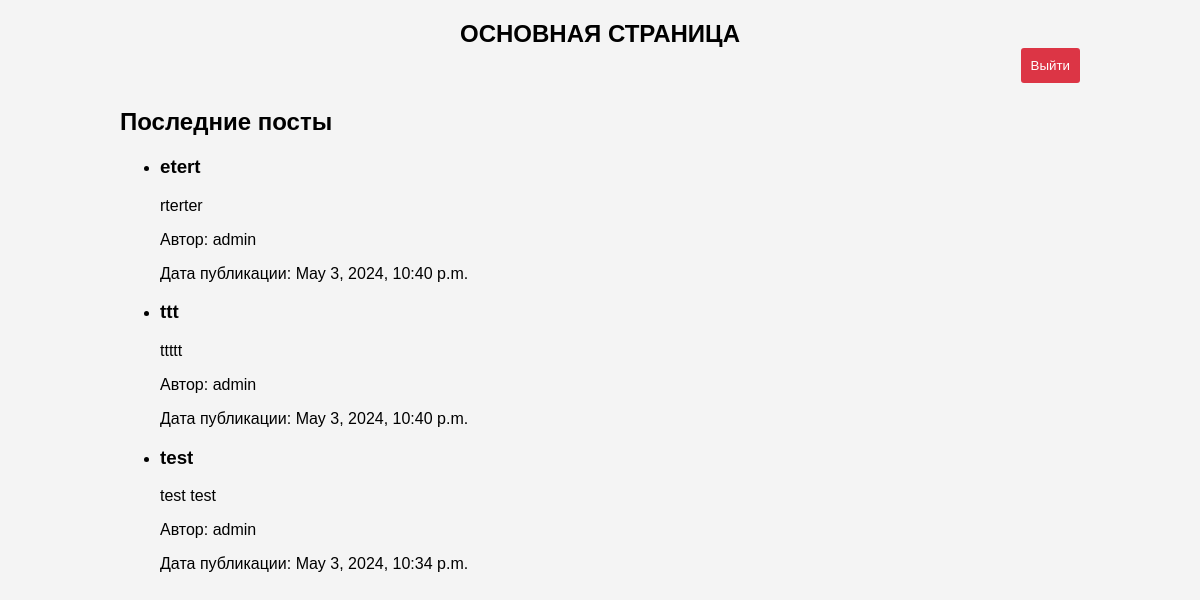
The app's page / (signed in) with its own data.
### Polls/models.py (models this page shows, shortened)
class Article(models.Model):
    title = models.CharField(max_length=100)
    content = models.TextField()
    author = models.ForeignKey(User, on_delete=models.CASCADE)
    created_at = models.DateTimeField(auto_now_add=True)

### Polls/views.py (the view)
# urls.py: path('', views.main, name="main"),
def main(request):
    if request.method == 'GET':
        if request.user.is_authenticated:
            articles = Article.objects.order_by('-created_at')[:10]
            return render(request, "main.html", {'articles': articles})
        else:
            return redirect("register")

### Polls/templates/main.html (shortened to what this page needs)
{% load static %}
<html lang="en">
<head>
    <link rel="stylesheet" href="{% static 'styles.css' %}">
</head>
<body>
    <header class="header">
        <div class="container">
            <h1>Основная страница</h1>
            {% if user.is_authenticated %}
            <form action="{% url 'logout' %}" method="post" style="display: inline;">
                <button type="submit" class="button">Выйти</button>
            </form>
            {% else %}
            <a href="{% url 'login' %}" class="button">Login</a>
            <a href="{% url 'register' %}" class="button">Register</a>
            {% endif %}
        </div>
    </header>
    <div class="container">
        <h2>Последние посты</h2>
        {% if articles %}
        <ul>
            {% for article in articles %}
            <li>
                <h3>{{ article.title }}</h3>
                <p>{{ article.content }}</p>
                <p>Автор: {{ article.author }}</p>
                <p>Дата публикации: {{ article.created_at }}</p>
            </li>
            {% endfor %}
        </ul>
        {% else %}
        <p>Нет постов</p>
        {% endif %}
    </div>
</body>
</html>

### Polls/static/styles.css (style rules this page uses)
body { font-family: Arial, sans-serif; background-color: #f4f4f4; margin: 0; padding: 0; }
.container { width: 80%; margin: 0 auto; padding: 20px; }
.header h1 { margin: 0; font-size: 24px; text-align: center; text-transform: uppercase; }
.header form { float: right; }
.header button { padding: 10px; border-radius: 3px; border: none; background-color: #dc3545; color: #fff; cursor: pointer; }

### records on screen
Article: title "etert", content "rterter", author "admin", created_at "May 3, 2024, 10:40 p.m."
Article: title "ttt", content "ttttt", author "admin", created_at "May 3, 2024, 10:40 p.m."
Article: title "test", content "test test", author "admin", created_at "May 3, 2024, 10:34 p.m."
